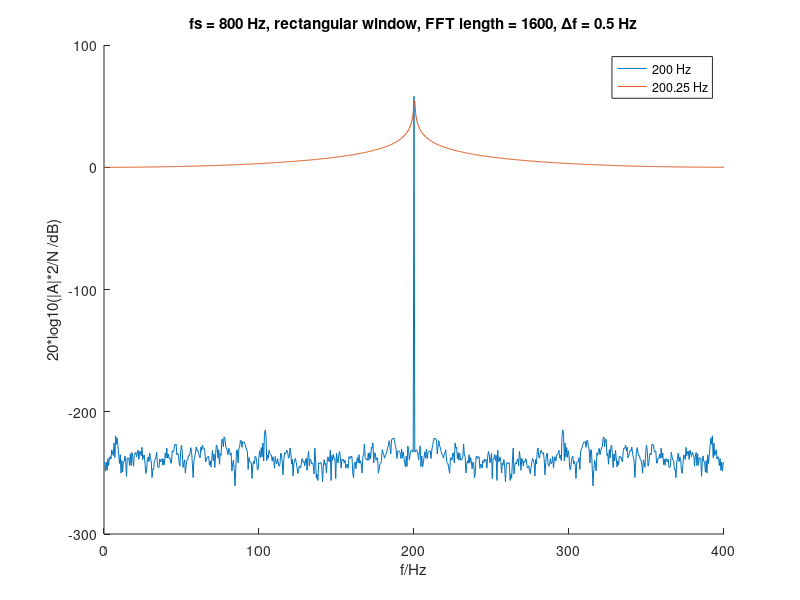
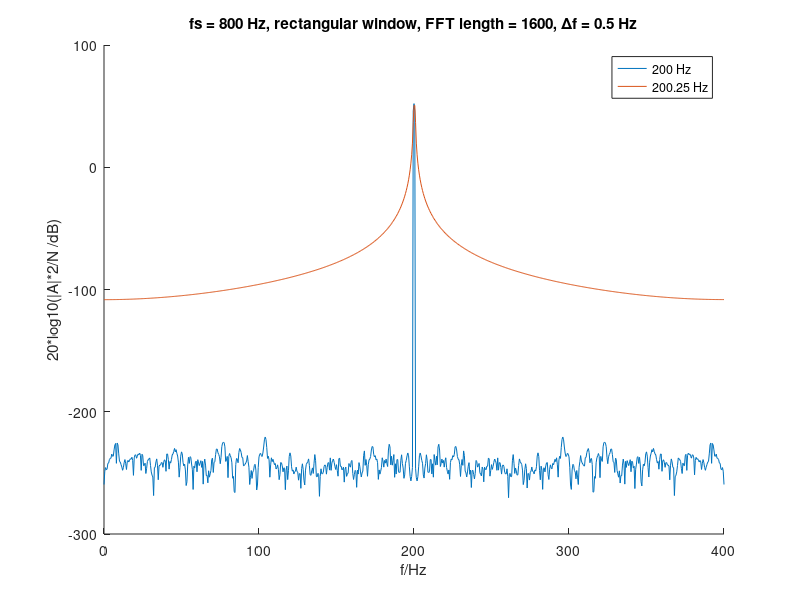
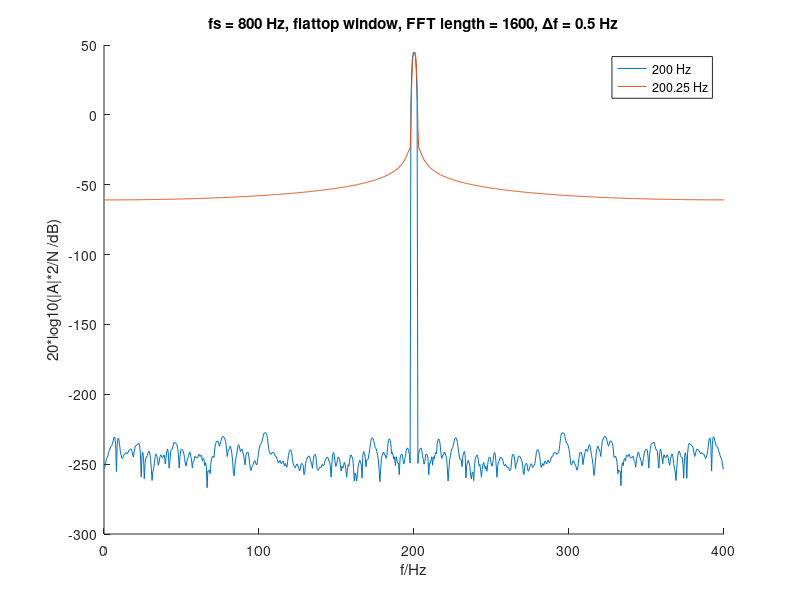
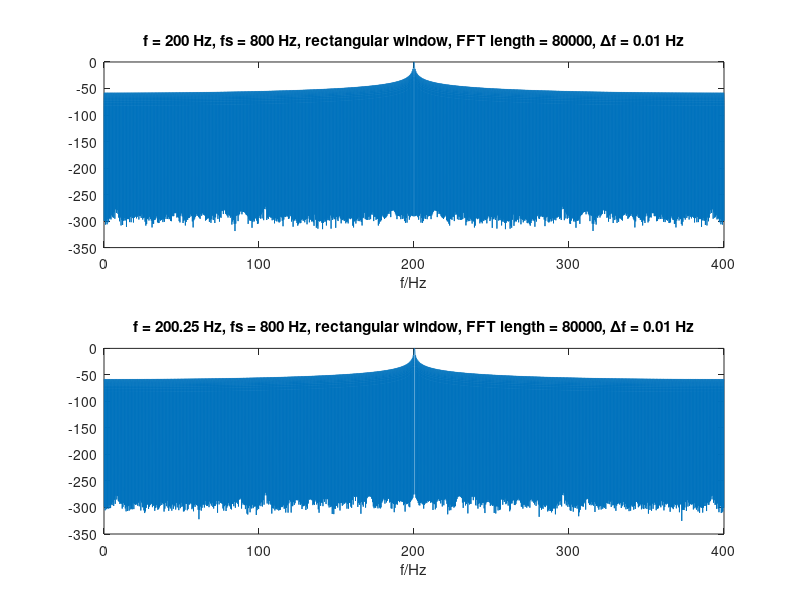

MATLAB code for these plots, in order:
 
 
 f1=200;
 f2=200.25;
 fs=800;
 N=1600;
 k=0:(N-1);
 t=k/fs;
 f=k/2;
 
 
 %%
 %aufgabe a)
 sig1=sin(2*pi*f1*t);
 sig2=sin(2*pi*f2*t);
 
 
 %%
 %aufgabe b)
 rect = ones(N,1);
 hanning = hann(N,'periodic');
 flat = flattopwin(N,'periodic');

 %%
 %c)
 
 %rect
 sig1_rect_fft = fft(sig1);
 sig2_rect_fft = fft(sig2);
 
 %hann
 sig1_hann = sig1 .* hanning';
 sig1_hann_fft = fft(sig1_hann);
 sig2_hann = sig2 .* hanning';
 sig2_hann_fft = fft(sig2_hann);
 
 %flattop
 sig1_flat = sig1 .* flat';
 sig1_flat_fft = fft(sig1_flat);
 sig2_flat = sig2 .* flat';
 sig2_flat_fft = fft(sig2_flat);
 
 
 %%
 %SECT d)
 %normalise
 normalise= 2/N*ones(1,N);
 normalise(1)= 1;
 normalise(N/2 + 1);
 %%%
 figure(1);
 hold on;
 plot(f(1:N/2+1),20*log10(abs(sig1_rect_fft(1:N/2+1))));
 plot(f(1:N/2+1),20*log10(abs(sig2_rect_fft(1:N/2+1))));
 legend('200 Hz','200.25 Hz');
 title('fs = 800 Hz, rectangular window, FFT length = 1600, \Deltaf = 0.5 Hz');
 xlabel('f/Hz');
 ylabel('20*log10(|A|*2/N /dB)');
 
 figure(2);
 hold on;
 plot(f(1:N/2+1),20*log10(abs(sig1_hann_fft(1:N/2+1))));
 plot(f(1:N/2+1),20*log10(abs(sig2_hann_fft(1:N/2+1))));
 legend('200 Hz','200.25 Hz');
 title('fs = 800 Hz, rectangular window, FFT length = 1600, \Deltaf = 0.5 Hz');
  xlabel('f/Hz');
 ylabel('20*log10(|A|*2/N /dB)');
 
 figure(3);
 hold on;
 plot(f(1:N/2+1),20*log10(abs(sig1_flat_fft(1:N/2+1))));
 plot(f(1:N/2+1),20*log10(abs(sig2_flat_fft(1:N/2+1))));
 legend('200 Hz','200.25 Hz');
 title('fs = 800 Hz, flattop window, FFT length = 1600, \Deltaf = 0.5 Hz');
 xlabel('f/Hz');
 ylabel('20*log10(|A|*2/N /dB)');
 
 %%aufgabe e)
 padf=50;
 Np = padf*N;
 fpad = (0:Np/2)./(2*padf);
 pad_norm= 2/(Np)*ones(1,Np);
 %pad_norm(1)= 1;
 %pad_norm(Np/2 + 1 )= 1;
 
 %rect
 sig1_rect_pad = [sig1 zeros(1,Np-N)];
 sig1_rect_pad_fft = pad_norm.*fft(sig1_rect_pad);
 sig1_rect_spec = 20*log10(abs(sig1_rect_pad_fft(1:Np/2+1))/max(abs(sig1_rect_pad_fft)));
 sig2_rect_pad = [sig2 zeros(1,Np-N)];
 sig2_rect_pad_fft = pad_norm.*fft(sig2_rect_pad);
 sig2_rect_spec = 20*log10(abs(sig2_rect_pad_fft(1:Np/2+1))/max(abs(sig2_rect_pad_fft)));
 
 figure();
  subplot(2,1,1);
   plot(fpad,sig1_rect_spec);
   title(['f = 200 Hz, fs = 800 Hz, rectangular window, FFT length = ' ,num2str(Np),', \Deltaf = ', num2str(fs/Np) ,' Hz']);
   xlabel('f/Hz');
  subplot(2,1,2);
   plot(fpad,sig2_rect_spec);
   title(['f = 200.25 Hz, fs = 800 Hz, rectangular window, FFT length = ' ,num2str(Np),', \Deltaf = ', num2str(fs/Np) ,' Hz']);
   xlabel('f/Hz');
   
 %hanning
 sig1_hann_pad = [sig1_hann zeros(1,Np-N)];
 sig1_hann_pad_fft = pad_norm.*fft(sig1_hann_pad);
 sig1_hann_spec = 20*log10(abs(sig1_hann_pad_fft(1:Np/2+1))/max(abs(sig1_hann_pad_fft)));
 sig2_hann_pad = [sig2_hann zeros(1,Np-N)];
 sig2_hann_pad_fft = pad_norm.*fft(sig2_hann_pad);
 sig2_hann_spec = 20*log10(abs(sig2_hann_pad_fft(1:Np/2+1))/max(abs(sig2_hann_pad_fft)));
 
  figure();
  subplot(2,1,1);
   plot(fpad, sig1_hann_spec);
   title(['f = 200 Hz, fs = 800 Hz, hanning window, FFT length = ' ,num2str(Np),', \Deltaf = ', num2str(fs/Np) ,' Hz']);
   xlabel('f/Hz');
  subplot(2,1,2);
   plot(fpad, sig2_hann_spec);
   title(['f = 200.25 Hz, fs = 800 Hz, hanning window, FFT length = ' ,num2str(Np),', \Deltaf = ', num2str(fs/Np) ,' Hz']);
   xlabel('f/Hz');
   
 
 %flattop
 sig1_flat_pad = [sig1_flat zeros(1,Np-N)];
 sig1_flat_pad_fft = pad_norm.*fft(sig1_flat_pad);
 sig1_flat_spec = 20*log10(abs(sig1_flat_pad_fft(1:Np/2+1))/max(abs(sig1_flat_pad_fft)));
 sig2_flat_pad = [sig2_flat zeros(1,Np-N)];
 sig2_flat_pad_fft = pad_norm.*fft(sig2_flat_pad);
 sig2_flat_spec = 20*log10(abs(sig2_flat_pad_fft(1:Np/2+1))/max(abs(sig2_flat_pad_fft)));
 
  figure();
  subplot(2,1,1);
   plot(fpad,sig1_flat_spec);
   title(['f = 200 Hz, fs = 800 Hz, flattop window, FFT length = ' ,num2str(Np),', \Deltaf = ', num2str(fs/Np) ,' Hz']);
   xlabel('f/Hz');
  subplot(2,1,2);
   plot(fpad,sig2_flat_spec);
   title(['f = 200.25 Hz, fs = 800 Hz, flattop window, FFT length = ' ,num2str(Np),', \Deltaf = ', num2str(fs/Np) ,' Hz']);
   xlabel('f/Hz');
   
 %%
 %aufg g
 
 
 %bandwiwdth
  %rect
  spec = sig1_rect_spec;
  
  [~, middle] = max(spec);
  [~,left] = min(abs(spec(1:middle)+3));
  [~,right] = min(abs(spec(middle:Np/2)+3));
  right = right + middle;
  bandw_sig1_rect = fpad(right) - fpad(left)
  
  spec = sig2_rect_spec;
  
  [~, middle] = max(spec);
  [~,left] = min(abs(spec(1:middle)+3));
  [~,right] = min(abs(spec(middle:Np/2)+3));
  right = right + middle;
  bandw_sig2_rect = fpad(right) - fpad(left)
  
  %hann  
  spec = sig1_hann_spec;
  
  [~, middle] = max(spec);
  [~,left] = min(abs(spec(1:middle)+3));
  [~,right] = min(abs(spec(middle:Np/2)+3));
  right = right + middle;
  bandw_sig1_hann = fpad(right) - fpad(left)
  
  spec = sig2_hann_spec;
  
  [~, middle] = max(spec);
  [~,left] = min(abs(spec(1:middle)+3));
  [~,right] = min(abs(spec(middle:Np/2)+3));
  right = right + middle;
  bandw_sig2_hann = fpad(right) - fpad(left)

  %flat
  
  spec = sig1_flat_spec;
  
  [~, middle] = max(spec);
  [~,left] = min(abs(spec(1:middle)+3));
  [~,right] = min(abs(spec(middle:Np/2)+3));
  right = right + middle;
  bandw_sig1_flat = fpad(right) - fpad(left)
  
  spec = sig2_flat_spec;
  
  [~, middle] = max(spec);
  [~,left] = min(abs(spec(1:middle)+3));
  [~,right] = min(abs(spec(middle:Np/2)+3));
  right = right + middle;
  bandw_sig2_flat = fpad(right) - fpad(left)